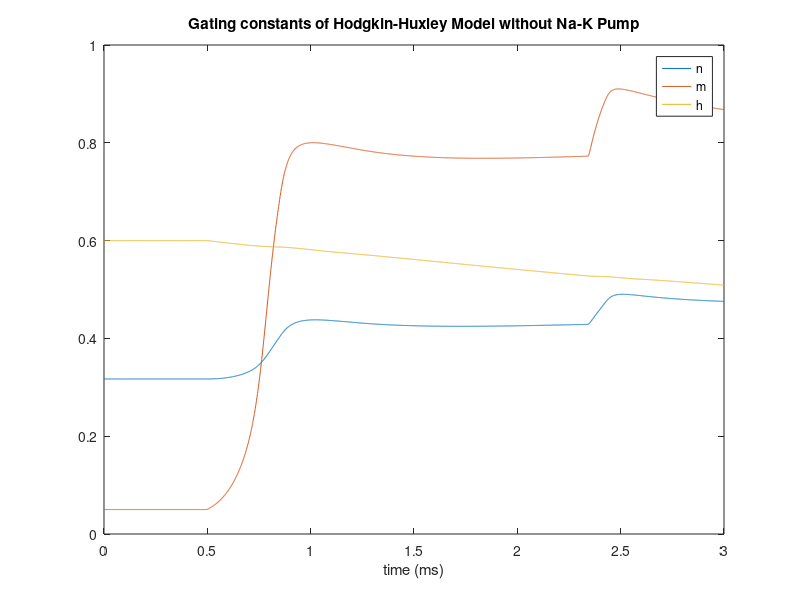
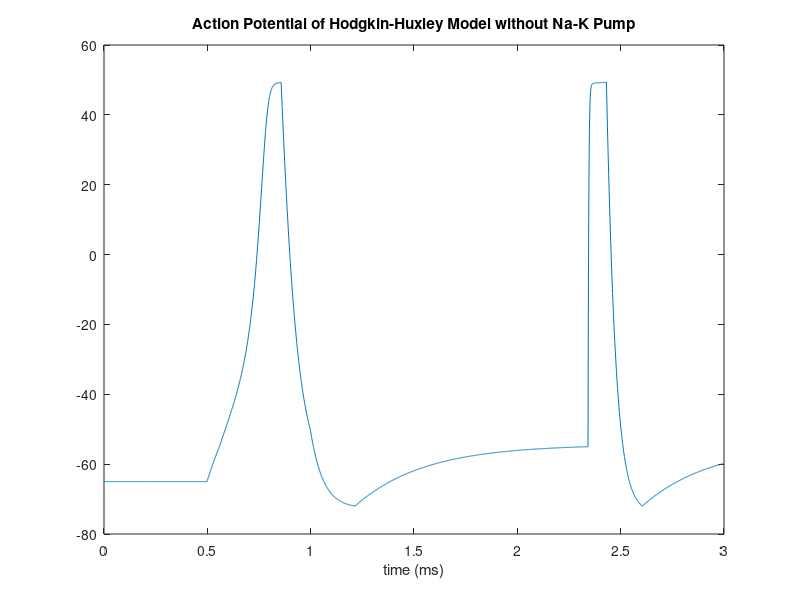

MATLAB code for these plots, in order:
% HW 3 Exercise 1
% Sophia Szady and MJ Pennington
% 11/12/23

% Declaring variables for the simulation of the model
capacitance = 0.1; % ability to hold charge
I_ext = 15; % external current
init_n = 0.317; % potassium activation gating variable
init_m = 0.05; % sodium activation gating variable
init_h = 0.6; % sodium inactivation gating variable
gk = 36; % maximum potassium (K) conductance
gna = 120; % maximum sodium (Na) conductance
gl = 0.3; % maximum leakage conductance

init_V = -65; % voltage in mV
Vl = -54.4; % displacement from the equilibrium potential for leakage
Vk = -77; % displacement from the equilibrium potential for potassium
Vna = 50; % displacement from the equilibrium potential for sodium

% gate thresholds in mV
na_open = -55; % the sodium gate opens at this value
na_close = 49.3; % the sodium gate closes at this value
k_open = 49.3; % the potassium gate opens at this value
k_close = -72; % the potassium gate closes at this value

% opening rate constant for potassium activation
alpha_n = @(V,n,m,h) (0.01*(V+55))/(1-(exp(-(V+55)/10)));
% opening rate constant for sodium activation
alpha_m = @(V,n,m,h) (0.1*(V+40))/(1-(exp(-(V+40)/10)));
% opening rate constant for sodium inactivation
alpha_h = @(V,n,m,h) 0.07*exp(-((V+65)/20));
% closing rate constant for potassium activation
beta_n = @(V,n,m,h) 0.125*exp(-((V+65)/80));
% closing rate constant for sodium activation
beta_m = @(V,n,m,h) 4*exp(-((V+65)/18));
% closing rate constant for sodium inactivation
beta_h = @(V,n,m,h) 1/((exp(-(V+35)/10)+1));

time_step = 0.001; % in ms
simulation_length = 3; % length of the simulation in ms
ext_time = 0.5; % time when external current is applied
ext_length = 0.5; % time of external current being applied
total_steps = simulation_length/time_step; % 
null_steps = ext_time/time_step; % time step when external current is applied
step_off = (null_steps) + (ext_length/time_step); % the step number when the 
% applied current stops

% binary constants for potassium (k) and sodium (na) that coincide with the
% voltage gating, starting vals are 0 because the gates are closed at the
% beginning of the simulation
open_val_k = 0;
open_val_na = 0;

% anonymous functions that represent the potassium (Ik), sodium (Ina), and
% leakage (Il) currents 
% open_k and open_na are used to indicate when the gate is open, as the 
% whole term will be multiplied by 0 when the gate is closed and 1 when the
% gate is open
Ik = @(V,n,m,h,open_k) open_k*gk*(n^4)*(V-Vk); 
Ina = @(V,n,m,h,open_na) open_na*gna*(m^3)*h*(V-Vna);
Il = @(V,n,m,h) gl*(V-Vl);

% arrays for the action potential (V), potassium activation gating variable
% (n), sodium activation gating variable (m), and the sodium inactivation
% gating variable (h), for each time step in the simulation
V_vals = zeros(total_steps,1);
n_vals = zeros(total_steps,1);
m_vals = zeros(total_steps,1);
h_vals = zeros(total_steps,1);

% a loop setting all the values before the external current is applied to
% be the initial values
for i = 1:null_steps
    V_vals(i) = init_V;
    n_vals(i) = init_n;
    m_vals(i) = init_m;
    h_vals(i) = init_h;
end

% anonymous functions for the rates of change of the action potential (V),
% potassium activation gating variable (n), sodium activation gating 
% variable (m), and the sodium inactivation gating variable (h) 

% These functions use other anonymous functions, including the ones for 
% current, opening rate constant, and closing rate constant
dvdt = @(I_ext,V,n,m,h,open_k,open_na) (I_ext-Ik(V,n,m,h,open_k)...
    -Ina(V,n,m,h,open_na)-Il(V,n,m,h))/capacitance;
dndt = @(V,n,m,h) (alpha_n(V,n,m,h) * (1-n)) - (beta_n(V,n,m,h)*n);
dmdt = @(V,n,m,h) (alpha_m(V,n,m,h) * (1-m)) - (beta_n(V,n,m,h)*m);
dhdt = @(V,n,m,h) (alpha_h(V,n,m,h) * (1-h)) - (beta_n(V,n,m,h)*h);

% running the simulation from when the external current is applied to the
% end of the simulation 
for i = null_steps:total_steps+1
    % when the external current is stopped the value of the external 
    % current is 0
    if i >= step_off 
        I_ext = 0;
    end
    % when the voltage reaches -55 mV, the sodium gate opens, symbolized by
    % the open_val_na switching from 0 to 1
    if V_vals(i-1) >= na_open && open_val_k == 0
        open_val_na = 1;
    end
    % when the voltage reaches 49.3 mV, the sodium gate closes and 
    % the potassium gate opens, symbolized by the open_val_na switching 
    % from 1 to 0 and the open_val_k switching from 0 to 1
    if V_vals(i-1) >= na_close
        open_val_na = 0;
        open_val_k = 1;
    end
    % when the voltage reaches -77 mV, the potassium gate closes, 
    % symbolized by the open_val_na switching from 1 to 0
    if V_vals(i-1) <= k_close
        open_val_k = 0;
    end
    % Delta 1 uses euler's method to calculate the change in action 
    % potential and gating variables at the given time step
    deltaV_1 = dvdt(I_ext,V_vals(i-1),n_vals(i-1),m_vals(i-1),h_vals(i-1), ...
        open_val_k, open_val_na)* time_step; 
    deltan_1 = dndt(V_vals(i-1),n_vals(i-1),m_vals(i-1),h_vals(i-1))* ...
    time_step; 
    deltam_1 = dmdt(V_vals(i-1),n_vals(i-1),m_vals(i-1),h_vals(i-1))* ...
        time_step;
    deltah_1 = dhdt(V_vals(i-1),n_vals(i-1),m_vals(i-1),h_vals(i-1))* ...
        time_step;
    % Delta 2 estimates halfway between the previous time step and the
    % current time step using delta 1
    deltaV_2 = dvdt(I_ext,V_vals(i-1)+(deltaV_1*0.5),n_vals(i-1)+(deltan_1*0.5), ...
        m_vals(i-1)+(deltam_1*0.5),h_vals(i-1)+(deltah_1*0.5), open_val_k, ...
        open_val_na)* time_step; 
    deltan_2 = dndt(V_vals(i-1)+(deltaV_1*0.5),n_vals(i-1)+(deltan_1*0.5), ...
        m_vals(i-1)+(deltam_1*0.5),h_vals(i-1)+(deltah_1*0.5))* time_step; 
    deltam_2 = dmdt(V_vals(i-1)+(deltaV_1*0.5),n_vals(i-1)+(deltan_1*0.5), ...
        m_vals(i-1)+(deltam_1*0.5),h_vals(i-1)+(deltah_1*0.5))* time_step;
    deltah_2 = dhdt(V_vals(i-1)+(deltaV_1*0.5),n_vals(i-1)+(deltan_1*0.5),...
        m_vals(i-1)+(deltam_1*0.5),h_vals(i-1)+(deltah_1*0.5))* time_step;
    % Delta 3 estimates halfway between the previous time step and the
    % current time step using delta 2
    deltaV_3 = dvdt(I_ext,V_vals(i-1)+(deltaV_2*0.5),n_vals(i-1)+(deltan_2*0.5), ...
        m_vals(i-1)+(deltam_2*0.5),h_vals(i-1)+(deltah_2*0.5),open_val_k, ...
        open_val_na)* time_step; 
    deltan_3 = dndt(V_vals(i-1)+(deltaV_2*0.5),n_vals(i-1)+(deltan_2*0.5), ...
        m_vals(i-1)+(deltam_2*0.5),h_vals(i-1)+(deltah_2*0.5))* time_step; 
    deltam_3 = dmdt(V_vals(i-1)+(deltaV_2*0.5),n_vals(i-1)+(deltan_2*0.5), ...
        m_vals(i-1)+(deltam_2*0.5),h_vals(i-1)+(deltah_2*0.5))* time_step;
    deltah_3 = dhdt(V_vals(i-1)+(deltaV_2*0.5),n_vals(i-1)+(deltan_2*0.5),...
        m_vals(i-1)+(deltam_2*0.5),h_vals(i-1)+(deltah_2*0.5))* time_step;
    % Delta 4 estimates the change in action potential and gating variables 
    % using delta 3 
    deltaV_4 = dvdt(I_ext,V_vals(i-1)+deltaV_3,n_vals(i-1)+deltan_3, ...
        m_vals(i-1)+deltam_3,h_vals(i-1)+deltah_3,open_val_k, open_val_na)* ...
        time_step; 
    deltan_4 = dndt(V_vals(i-1)+deltaV_3,n_vals(i-1)+deltan_3, ...
        m_vals(i-1)+deltam_3,h_vals(i-1)+deltah_3)* time_step; 
    deltam_4 = dmdt(V_vals(i-1)+deltaV_3,n_vals(i-1)+deltan_3, ...
        m_vals(i-1)+deltam_3,h_vals(i-1)+deltah_3)* time_step;
    deltah_4 = dhdt(V_vals(i-1)+deltaV_3,n_vals(i-1)+deltan_3,...
        m_vals(i-1)+deltam_3,h_vals(i-1)+deltah_3)* time_step;
    % a weighted average is calculated that places more weight on delta 2
    % and delta 3 to calculate the estimated change in action potential and
    % gating variables
    delta_V = (deltaV_1 + (2*deltaV_2) + (2*deltaV_3) + deltaV_4)/6; 
    delta_n = (deltan_1 + (2*deltan_2) + (2*deltan_3) + deltan_4)/6;
    delta_m = (deltam_1 + (2*deltam_2) + (2*deltam_3) + deltam_4)/6;
    delta_h = (deltah_1 + (2*deltah_2) + (2*deltah_3) + deltah_4)/6;
    % the estimated change is added to the previous value of action 
    % potential and gating variables 
    V_vals(i) = V_vals(i-1) + delta_V;
    n_vals(i) = n_vals(i-1) + delta_n;
    m_vals(i) = m_vals(i-1) + delta_m;
    h_vals(i) = h_vals(i-1) + delta_h;
end

% graphing the gating variables with respect to time
figure
plot(0:time_step:simulation_length,n_vals, 0:time_step:simulation_length,...
    m_vals,0:time_step:simulation_length,h_vals)
xlabel("time (ms)")
legend("n","m","h")
title("Gating constants of Hodgkin-Huxley Model without Na-K Pump")

% graphing the action potential with respect to time
figure
plot(0:time_step:simulation_length, V_vals)
xlabel("time (ms)")
title("Action Potential of Hodgkin-Huxley Model without Na-K Pump")
